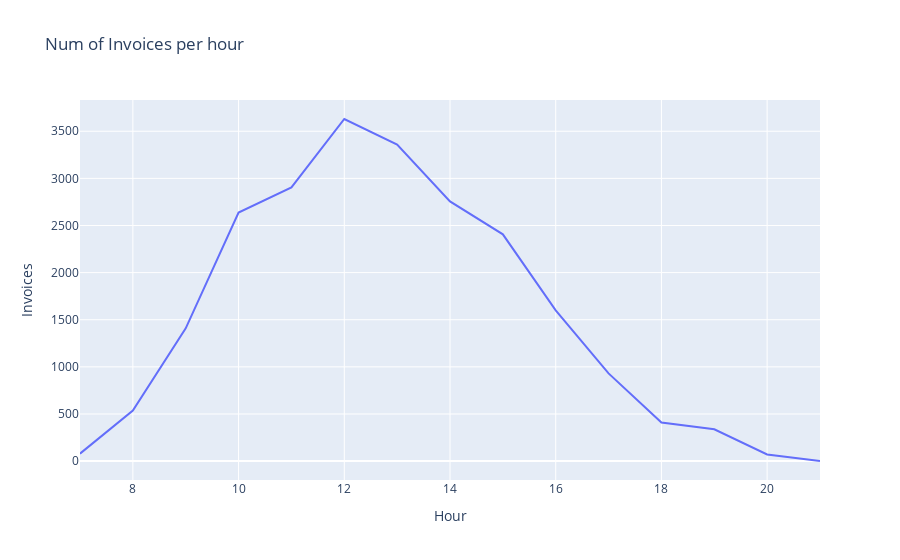

Write notebook code for a chart like this one.
### Code cell
fig = px.line(data_frame=num_inv_per_hour, x='Hour', y='Invoices', title="Num of Invoices per hour")
fig.show()

### Figure 1 — Plotly figure (JSON) as saved in the notebook; plotly's stock layout.template omitted (floating-point values rounded to 4 significant figures)
{"data": [{"hovertemplate": "Hour=%{x}<br>Invoices=%{y}<extra></extra>", "legendgroup": "", "line": {"color": "#636efa", "dash": "solid"}, "marker": {"symbol": "circle"}, "mode": "lines", "name": "", "orientation": "v", "showlegend": false, "type": "scatter", "x": [7, 8, 9, 10, 11, 12, 13, 14, 15, 16, 17, 18, 19, 20, 21], "xaxis": "x", "y": [79, 536, 1409, 2637, 2904, 3630, 3359, 2756, 2406, 1600, 931, 410, 337, 70, 1], "yaxis": "y"}], "layout": {"legend": {"tracegroupgap": 0}, "title": {"text": "Num of Invoices per hour"}, "xaxis": {"anchor": "y", "domain": [0, 1], "title": {"text": "Hour"}}, "yaxis": {"anchor": "x", "domain": [0, 1], "title": {"text": "Invoices"}}}}
